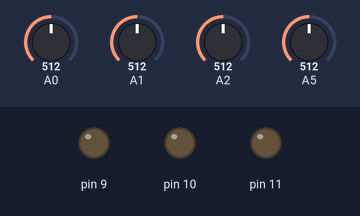
A sketch run on a simulated Arduino Uno, built with avr-gcc and run on an emulated ATmega328P. Shown: output pins drawn as LEDs (lit = HIGH). Dashed ring = blinking. The test bench sets the inputs (shaded band); at power-on: A0 = 512, A1 = 512, A2 = 512, A5 = 512.

Above: at 0.1 s.
At 1.8 s:
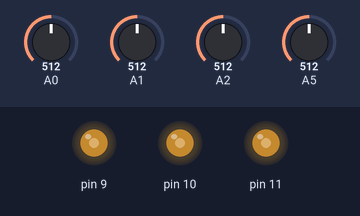
1.9 s: A0 set to 716
At 2.9 s:
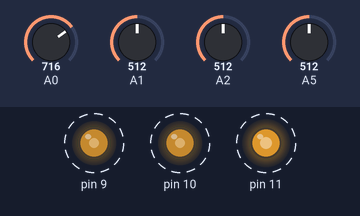
6.0 s: A1 set to 716
10.1 s: A2 set to 716
14.2 s: A0 set to 992
18.3 s: A1 set to 992
22.4 s: A2 set to 992
Timing chart, 0 to 27.5 s (numbered marks = the images above; inputs shaded):
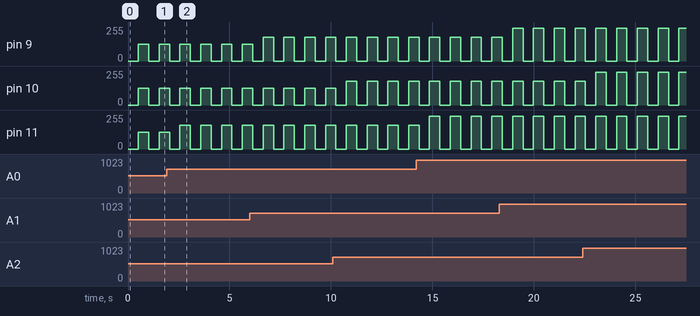

Measured:
- by itself, pin 9–11: alternates 247/255 for 0.51 s and 0/255 for 0.51 s

The sketch:

Proiect4-Cu_Fotorezistor.ino
```cpp
int valueR = 0;
int valueG = 0;
int valueB = 0;
int photoValue = 0;

void setup()
{
  pinMode(11, OUTPUT);
  pinMode(10, OUTPUT);
  pinMode(9, OUTPUT);
  pinMode(A0, INPUT);
  pinMode(A1, INPUT);
  pinMode(A2, INPUT);
  pinMode(A5,INPUT);
}

void loop()
{
  photoValue = analogRead(A5);
  valueR = analogRead(A0);
  valueG = analogRead(A1);
  valueB = analogRead(A2);

  analogWrite(10, 0);
  analogWrite(11, 0);
  analogWrite(9,0);

  delay(photoValue);

  analogWrite(10, map(valueB, 0, 1023, 0, 255));
  analogWrite(11, map(valueR, 0, 1023, 0, 255));
  analogWrite(9, map(valueG, 0, 1023, 0, 255));

  delay(photoValue);
}
```
